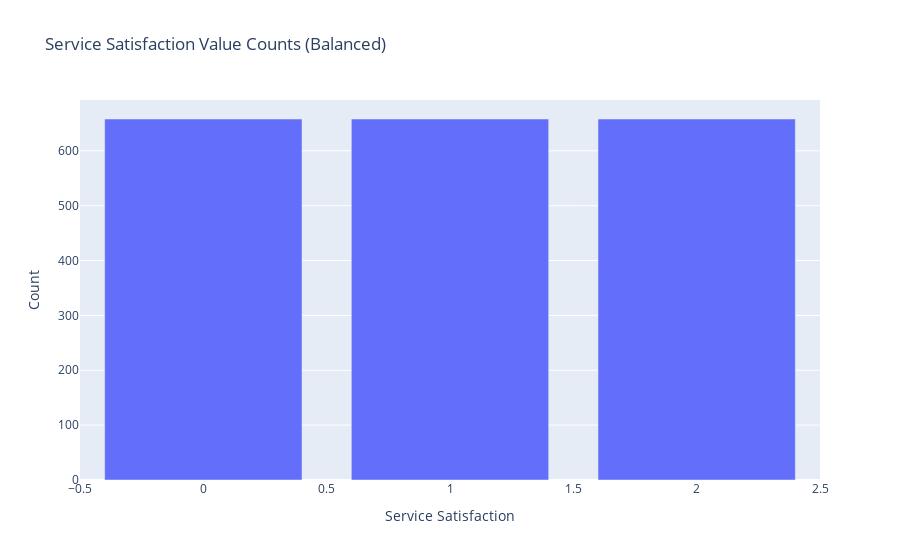

The cell this chart's notebook holds for it:
### Code cell
value_counts2 = balanced_df['ServiceSatisfaction'].value_counts().reset_index()
value_counts2.columns = ['ServiceSatisfaction', 'Counts']

# Creating the bar chart
fig = px.bar(value_counts2, x='ServiceSatisfaction', y='Counts',
             title='Service Satisfaction Value Counts (Balanced)',
             labels={'ServiceSatisfaction': 'Service Satisfaction', 'Counts': 'Count'})

# Showing the figure
fig.show()

### Figure 1 — Plotly figure (JSON) as saved in the notebook; plotly's stock layout.template omitted (floating-point values rounded to 4 significant figures)
{"data": [{"alignmentgroup": "True", "hovertemplate": "Service Satisfaction=%{x}<br>Count=%{y}<extra></extra>", "legendgroup": "", "marker": {"color": "#636efa", "pattern": {"shape": ""}}, "name": "", "offsetgroup": "", "orientation": "v", "showlegend": false, "textposition": "auto", "type": "bar", "x": [2, 1, 0], "xaxis": "x", "y": [658, 658, 658], "yaxis": "y"}], "layout": {"barmode": "relative", "legend": {"tracegroupgap": 0}, "title": {"text": "Service Satisfaction Value Counts (Balanced)"}, "xaxis": {"anchor": "y", "domain": [0, 1], "title": {"text": "Service Satisfaction"}}, "yaxis": {"anchor": "x", "domain": [0, 1], "title": {"text": "Count"}}}}
